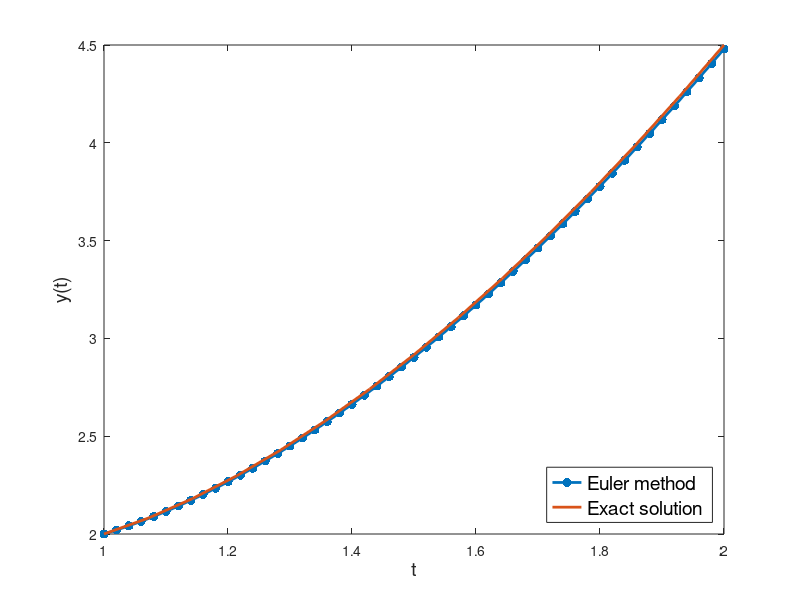

This chart was generated by the following MATLAB code:
clc, close all, clear all

a = 1; % start time
b = 2; % end time
alpha = 2; % initial value y(1) = 2
n = 50; % number of subintervals
h = (b-a)/n; % stepsize
f = @(t,y) 3*t - y/t; % f(t,y)

t = a:h:b; % time array
w = zeros(size(t)); % solution array
w(1) = alpha; % initial value

% Euler's method
for j = 1:n
    w(j+1) = w(j) + h*f(t(j),w(j));
end

figure;
plot(t,w,'.-','MarkerSize',20,'LineWidth',2)
hold on
we = @(t) t.^2 + 1./t; % Exact solution
fplot(we,[a,b],'LineWidth',2)
xlabel('t','FontSize',14);
ylabel('y(t)','FontSize',14);
legend('Euler method','Exact solution','FontSize',14,'Location','SouthEast');
